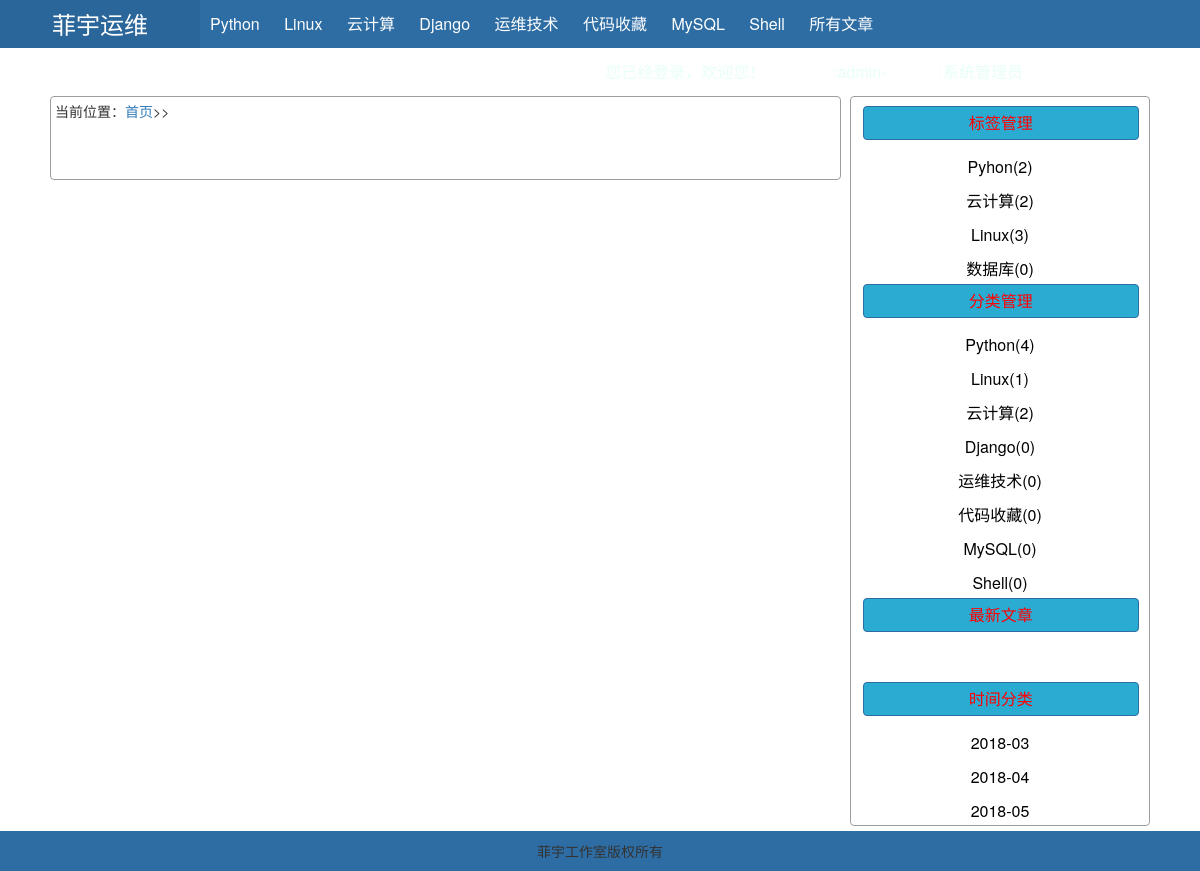
Page /list_tag.html (signed in) on the earlier database version.
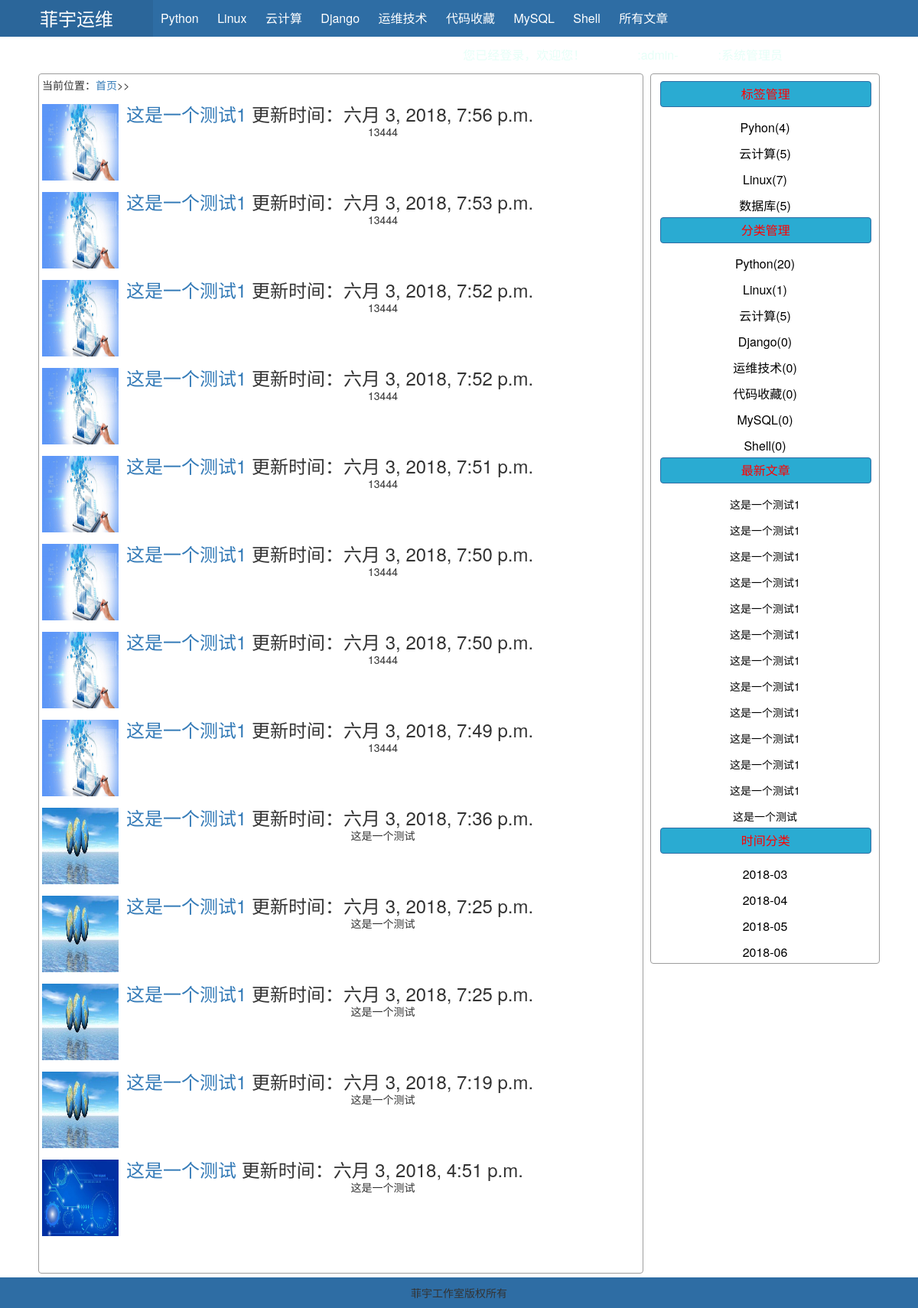
Same page on the later database version.
### users/models.py (models this page shows, shortened)
class Classify(models.Model):
    name = models.CharField(verbose_name='名称',max_length=12)
    class Meta:
        db_table = 'classify'
        verbose_name_plural = '文章分类'
        verbose_name = '文章分类'

class Tag(models.Model):
    name = models.CharField(verbose_name='名称',max_length=12)
    class Meta:
        db_table = 'tag'
        verbose_name_plural = '文章标签'

class Article(models.Model):
    title = models.CharField(verbose_name='标题',max_length=32,)
    author = models.CharField(verbose_name='作者',max_length=12)
    summary = models.CharField(verbose_name='摘要', max_length=100)
    img = models.ImageField(verbose_name='缩略图',upload_to="./article/",
                            help_text="大小200*200，不超过200k",
                            default="/upload/article/common.jpg",
                            auto_created=True,
                            null=True,blank=True)
    content = models.TextField(verbose_name='内容', max_length=9999)
    tag = models.ManyToManyField('Tag',verbose_name='标签')
    classify = models.ForeignKey('Classify',verbose_name='分类')
    create_time = models.DateTimeField(verbose_name='发布时间',auto_now_add=True)
    update_time = models.DateTimeField(verbose_name='更新时间',auto_now_add=True)
    class Meta:
        db_table = 'article'
        verbose_name_plural = '全部文章'

### users/views.py (the view)
# urls.py: url(r'^list_tag.html$', views.list_tag),
def list_tag(request):
    nid = request.GET.get('nid')
    article = models.Article.objects.filter(tag=nid).first()
    classify_list = models.Classify.objects.annotate(num_article=Count('article'))
    article_list = models.Article.objects.filter(tag=nid).all().order_by('-create_time')
    tag_list = models.Tag.objects.annotate(num_article=Count('article'))
    date_list = models.Article.objects.raw(
        'select id, count(id) as num,strftime("%Y-%m",update_time) as ctime from article group by strftime("%Y-%m",update_time)')
    return render(request, 'list_classify.html', {'classify_list': classify_list,
                                                 'article_list': article_list,
                                                 'tag_list': tag_list,
                                                 'date_list': date_list,
                                                 'article': article,
                                                  })

### templates/list_classify.html
{% extends 'index.html' %}
{% block header %}
    {% include 'include/header.html' %}
{% endblock %}
{% block content %}
        <p class="text-left">当前位置：<a href="/">首页</a>>><a href="list_classify.html?nid={{ classifys.id }}">{{ classifys.name }}</a></p>
        {% for item in article_list %}
            <div class="media">
  <div class="media-left">
    <a href="#">
         {% if item.img %}
                                  <img class="media-object" src="./upload/{{item.img | safe}}" width="100" height="100">
                              {% else %}
                                  <img class="media-object" src="/upload/article/common.jpg" width="100" height="100">
                              {% endif %}
    </a>
  </div>
  <div class="media-body ">
   <h3 class="media-heading media-left"><a href="/article.html?nid={{item.id}}" >{{item.title}}</a>  <span style="right: 5px;"> 更新时间：{{ item.update_time}}</span></h3>
                                        <p>{{ item.content |safe|striptags}}</p>
  </div>
</div>
            {% endfor%}
{% endblock %}}

### templates/index.html (shortened to what this page needs)
<!DOCTYPE html>
<html lang="zh-cn">
<head>
    <link rel="stylesheet" href="/static/font-awesome-4.7.0/css/font-awesome.css">
    <link rel="stylesheet" href="/static/bootstrap/css/bootstrap.css">
</head>
<body>
{% if user.is_authenticated %}
    {% block header %}{% endblock %}
    <div class="pg_body center w1100">
        <div class="content left img-thumbnail">
            {% block content %}{% endblock %}
        </div>
        <div class="menu right img-thumbnail">
            <div class="box">
                 <div class="title btn btn-primary">标签管理</div>
                <div class="item">
                    {% for tag in tag_list %}
                    <a class="btn" href="/list_tag.html?nid={{ tag.id }}">{{tag.name}}({{tag.num_article}})</a>
                    {% endfor%}
                </div>
            </div>
            <div class="box">
                 <div class="title btn btn-primary">分类管理</div>
                <div class="item">
                    {% for classify in classify_list %}
                    <a class="btn" href="list_classify.html?nid={{ classify.id }}">{{classify.name}}({{classify.num_article}})</a>
                    {% endfor%}
                </div>
            </div>
            <div class="box">
                 <div class="title btn btn-primary">最新文章</div>
                <div class="item">
                    {% for item in article_list %}
                    <a class="btn" href="/article.html?nid={{item.id}}" style="font-size: 14px">{{item.title}}</a>
                    {% endfor%}
                </div>
            </div>
            <div class="box">
                 <div class="title btn btn-primary">时间分类</div>
                <div class="item">
                    {% for item in date_list %}
                    <a class="btn" href="list_date-{{item.ctime}}.html">{{item.ctime}}</a>
                    {% endfor%}
                </div>
            </div>
        </div>
    </div>
    <div class="pg_footer  center">菲宇工作室版权所有</div>
{% endif %}
</body>
</html>

### templates/include/header.html
<div class="pg_header">
    <div class="logo left"><a href="/"> 菲宇运维</a></div>
    <div class="hl-menu left">
        {% for classify in classify_list %}
            <a class="item" href="list_classify.html?nid={{ classify.id }}">{{classify.name}}</a>
        {% endfor%}
         <a class="item" href="/list_summary.html">所有文章</a>
    </div>
    <div class="hr-menu right">您已经登录，欢迎您！<a href="" class="item"> 用户名</a>:{{ user.username }}-<a class="item" href=""> 昵称</a>:{{ user.nickname }}
        <a  href="{% url 'logout' %}?next={{ request.path }}" class="item">注销登录</a>
                <a  href="{% url 'password_change' %}?next={{ request.path }}" class="item">修改密码</a>
    </div>
</div>

### templates/index.html (style rules this page uses)
body { margin: 0 auto; }
a,a:hover { text-decoration:none; }
.left { float: left; }
.right { float: right; }
.center { text-align: center; }
.w1100 { width: 1100px; }
.pg_header { background-color: #2e6da4; height: 48px; min-width: 1100px; line-height: 48px; margin-bottom: 5px; }
.pg_header .logo,.pg_header .logo a { color: white; width: 200px; background-color: #2b669a; text-align: center; font-size: 24px; }
.pg_header .hl-menu,.hr-menu { color: #e7fff8; font-size: 16px; }
.pg_header .hl-menu .item,.hr-menu .item { color: white; padding:0px 10px; height: 48px; display: inline-block; }
.pg_body { margin: 0 auto; overflow: hidden; }
.pg_body .content { width: 791px; border: 1px solid #9d9d9d; }
.pg_body .menu { width: 300px; border: 1px solid #9d9d9d; }
.pg_body .menu .box { display: inline-block; width: 98%; }
.pg_body .menu .box .title { line-height: 20px; font-size: 16px; background-color: #2aabd2; width: 97%; color: red; margin: 5px; }
.pg_body .menu .box .item { height: 30px; font-size: 16px; color: white; margin: 5px; }
.pg_body .menu .box .item .btn { color: black; font-size: 16px; display: block; line-height: 20px; }
.pg_footer { background-color: #2e6da4; position: absolute; height: 40px; width: 100%; min-width: 1100px; line-height: 40px; margin-top: 5px; }

Differences in the rows shown:
computed for Classify "Python": num_article "4" → "20"
computed for Classify "云计算": num_article "2" → "5"
added Article: img (picture), title "这是一个测试1", update_time "六月 3, 2018, 7:56 p.m.", content "13444"
added Article: img (picture), title "这是一个测试1", update_time "六月 3, 2018, 7:53 p.m.", content "13444"
added Article: img (picture), title "这是一个测试1", update_time "六月 3, 2018, 7:52 p.m.", content "13444"
added Article: img (picture), title "这是一个测试1", update_time "六月 3, 2018, 7:52 p.m.", content "13444"
added Article: img (picture), title "这是一个测试1", update_time "六月 3, 2018, 7:51 p.m.", content "13444"
added Article: img (picture), title "这是一个测试1", update_time "六月 3, 2018, 7:50 p.m.", content "13444"
added Article: img (picture), title "这是一个测试1", update_time "六月 3, 2018, 7:50 p.m.", content "13444"
added Article: img (picture), title "这是一个测试1", update_time "六月 3, 2018, 7:49 p.m.", content "13444"
added Article: img (picture), title "这是一个测试1", update_time "六月 3, 2018, 7:36 p.m.", content "这是一个测试"
added Article: img (picture), title "这是一个测试1", update_time "六月 3, 2018, 7:25 p.m.", content "这是一个测试"
added Article: img (picture), title "这是一个测试1", update_time "六月 3, 2018, 7:25 p.m.", content "这是一个测试"
added Article: img (picture), title "这是一个测试1", update_time "六月 3, 2018, 7:19 p.m.", content "这是一个测试"
added Article: img (picture), title "这是一个测试", update_time "六月 3, 2018, 4:51 p.m.", content "这是一个测试", ctime "2018-06"
computed for Tag "Pyhon": num_article "2" → "4"
computed for Tag "云计算": num_article "2" → "5"
computed for Tag "Linux": num_article "3" → "7"
computed for Tag "数据库": num_article "0" → "5"
